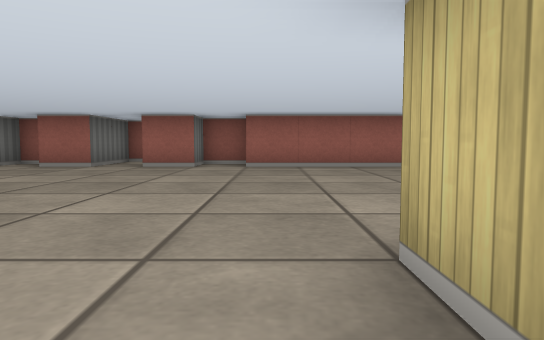
View 1 (above)

19 first-person views from a walk through a cub3D maze. The camera is about half as high as the walls, tilts 4° down and sees 70° across. The floor is counted in squares. Each view is taken from the middle of a square. On the plan, view 1 faces up. The plan holds only what a view shows up to about 9 squares ahead; the rest is blank.

View 2
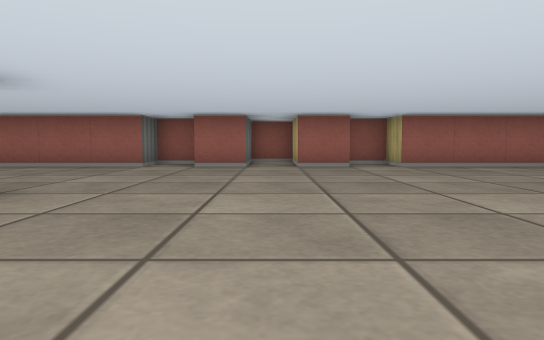

View 3
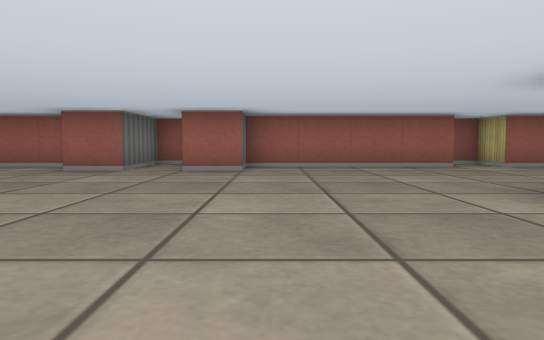

View 4
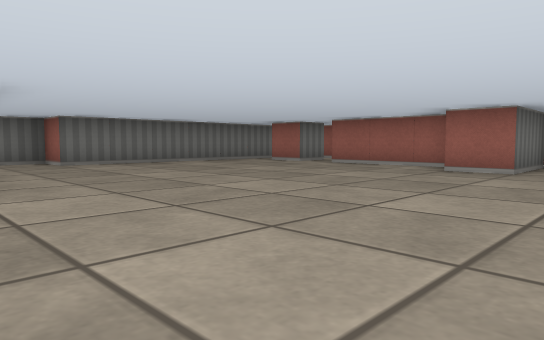

View 5
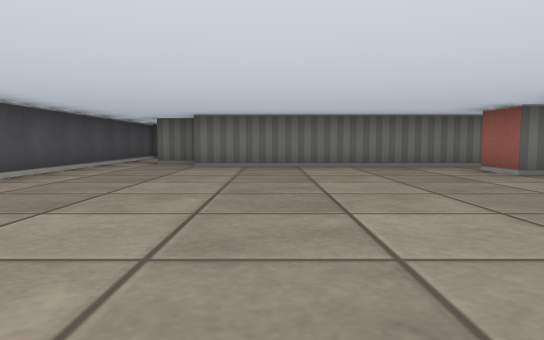

View 6
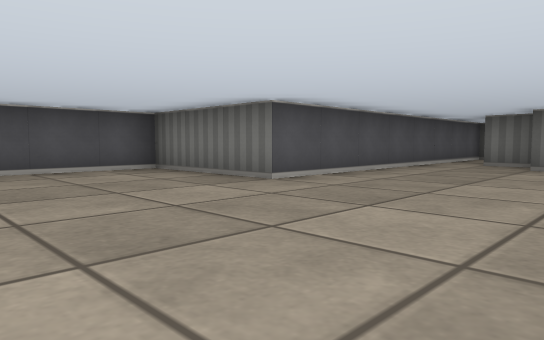

View 7
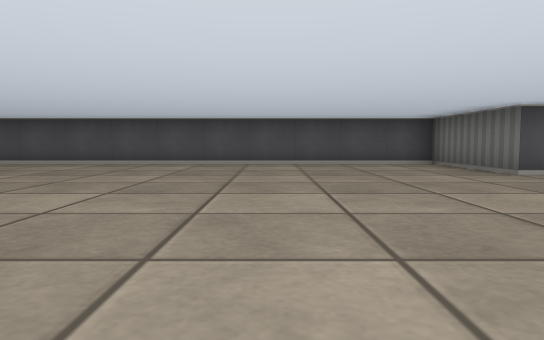

View 8
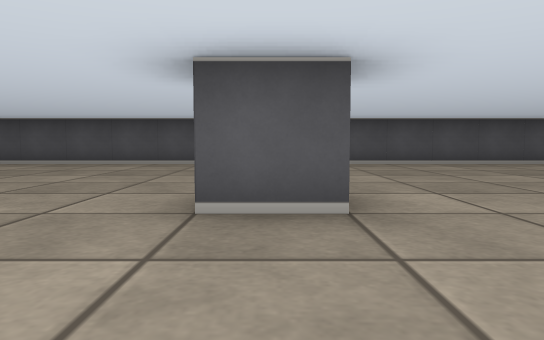

View 9
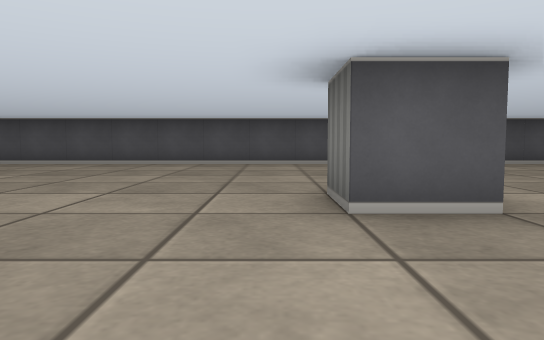

View 10
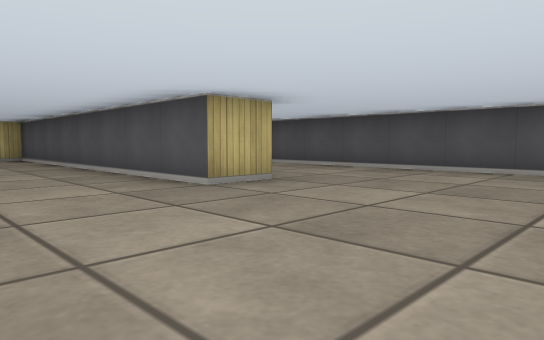

View 11
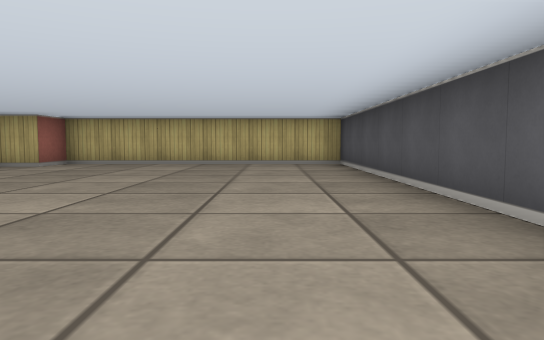

View 12
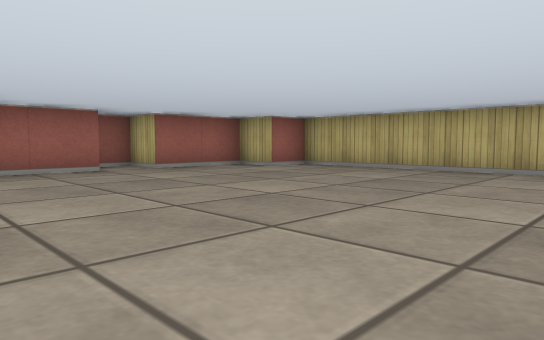

View 13
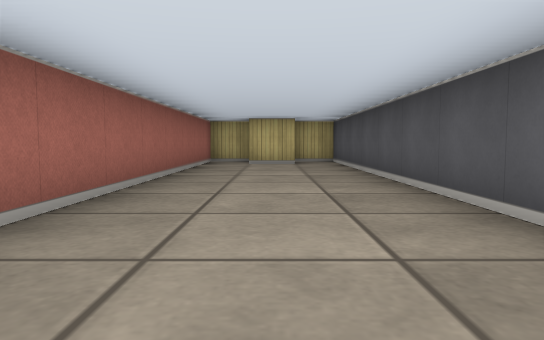

View 14
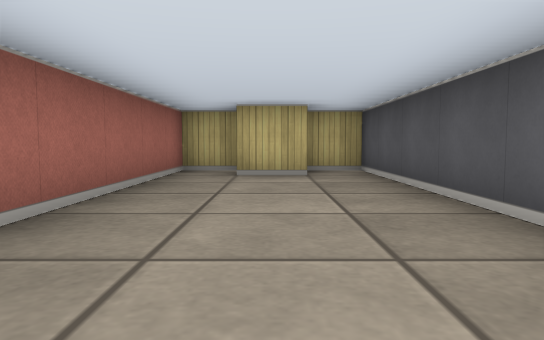

View 15
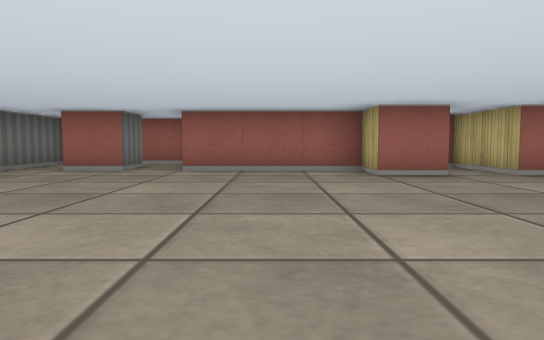

View 16
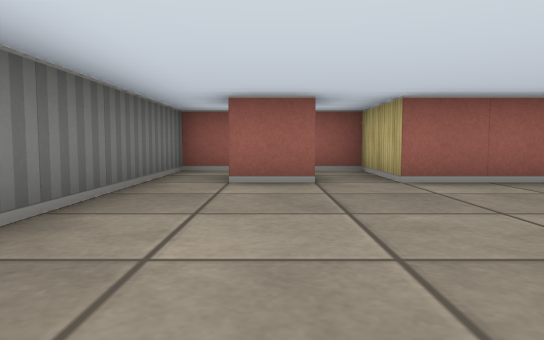

View 17
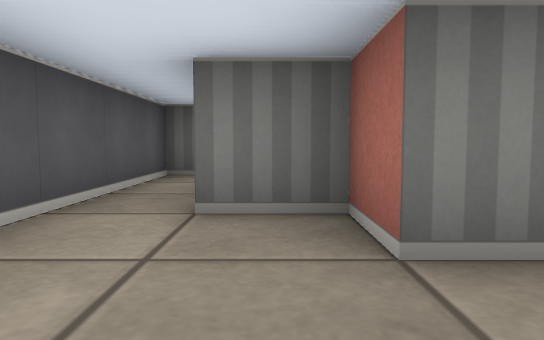

View 18
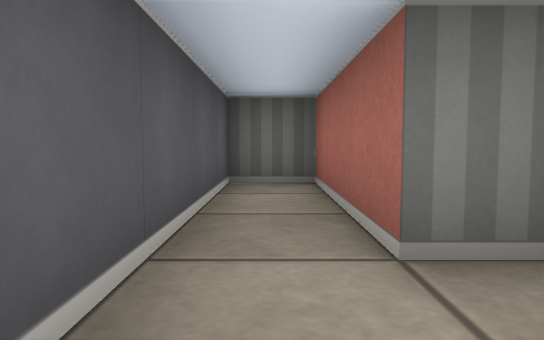

View 19
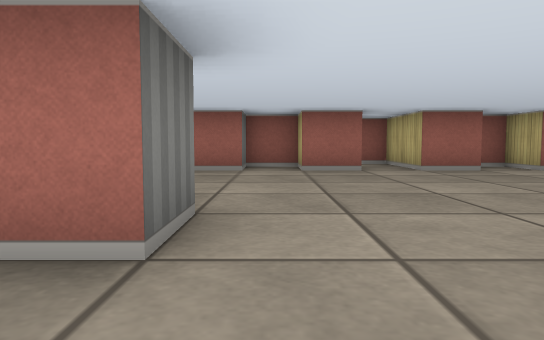

### Floor plan
Points are (right, up) in squares from view 1. A wall is a line through its corners. A room is listed if a view was taken in it or the views show most of it. See-through windows are left out.
Room 1 (views 1, 2, 3, 4, 5, 6, 7, 8, 9, 10, 11, 12, 13, 14, 15, 16, 17, 18, 19)
walls: (-6.6, 3.5) (-5.5, 3.5) (-5.5, 2.5) (-6.1, 2.5); (0.5, 0.5) (0.5, 1.5) (8.5, 1.5) (8.5, 7.5) (7.5, 7.5) (7.5, 8.5) (5.5, 8.5) (5.5, 9.5) (4.9, 9.5); (-3.5, 9) (-3.5, 7.5) (-4.5, 7.5) (-4.5, 8.5) (-5.5, 8.5) (-5.5, 7.5) (-9.5, 7.5) (-9.5, 6.5) (-10.5, 6.5) (-10.5, 8.5) (-11.5, 8.5) (-11.5, 6.5) (-12.5, 6.5) (-12.5, 7.5) (-15.5, 7.5) (-15.5, 9.5) (-18.5, 9.5) (-18.5, 2.5) (-19.5, 2.5) (-19.5, 1.5) (-22.5, 1.5) (-22.5, 0.5) (-14.5, 0.5) (-14.5, -2.5) (8.5, -2.5) (8.5, -1.5); (2.6, 7.5) (-0.5, 7.5) (-0.5, 8.5) (-1.5, 8.5) (-1.5, 7.5) (-2.5, 7.5) (-2.5, 9.5) (-3.1, 9.5); (4.6, 8.5) (3.1, 8.5); (-16.5, 8.5) (-16.5, 7.5) (-17.5, 7.5); (7.5, -1.6) (7.5, -0.5); (8.5, -0.5) (8.5, 0.5) (1, 0.5)

Positions as (right, up) in squares from view 1, and headings:
1: (0, 0), facing up
2: (-3, 0), facing up
3: (-9, 0), facing up
4: (-10, 0), facing up-left
5: (-11, 4), facing left
6: (-11, 4), facing down-left
7: (-11, 6), facing down
8: (-6, 6), facing down
9: (-5, 6), facing down
10: (-3, 4), facing down-right
11: (0, 3), facing right
12: (2, 2), facing up-right
13: (-1, -1), facing right
14: (2, -1), facing right
15: (-14, 1), facing up
16: (-17, 3), facing up
17: (-17, 2), facing left
18: (-18, 1), facing left
19: (-5, 1), facing up
